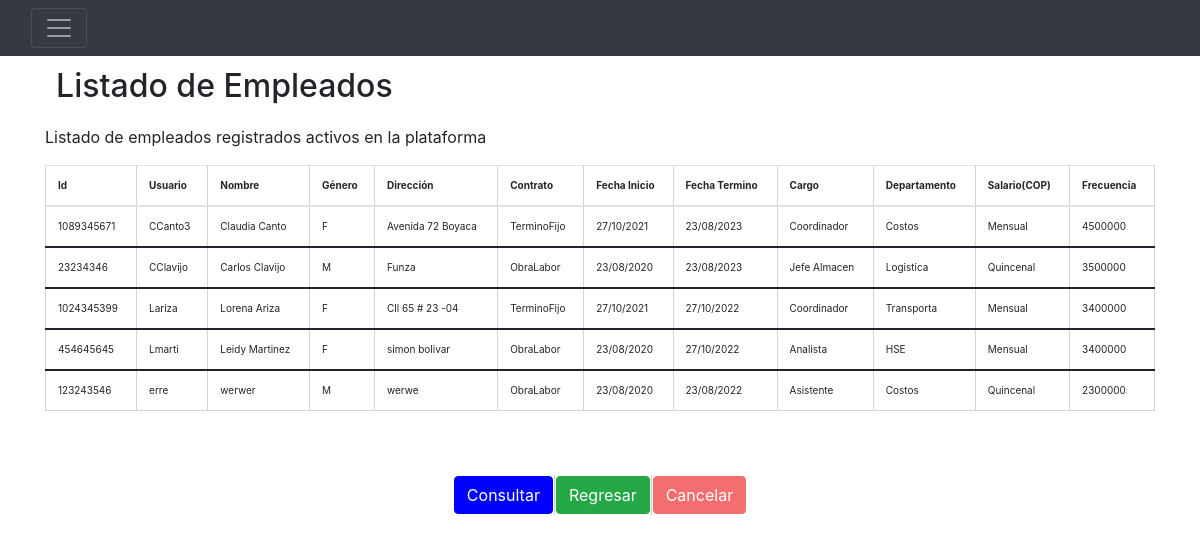
The app's page /consultaEmpleados, older data.
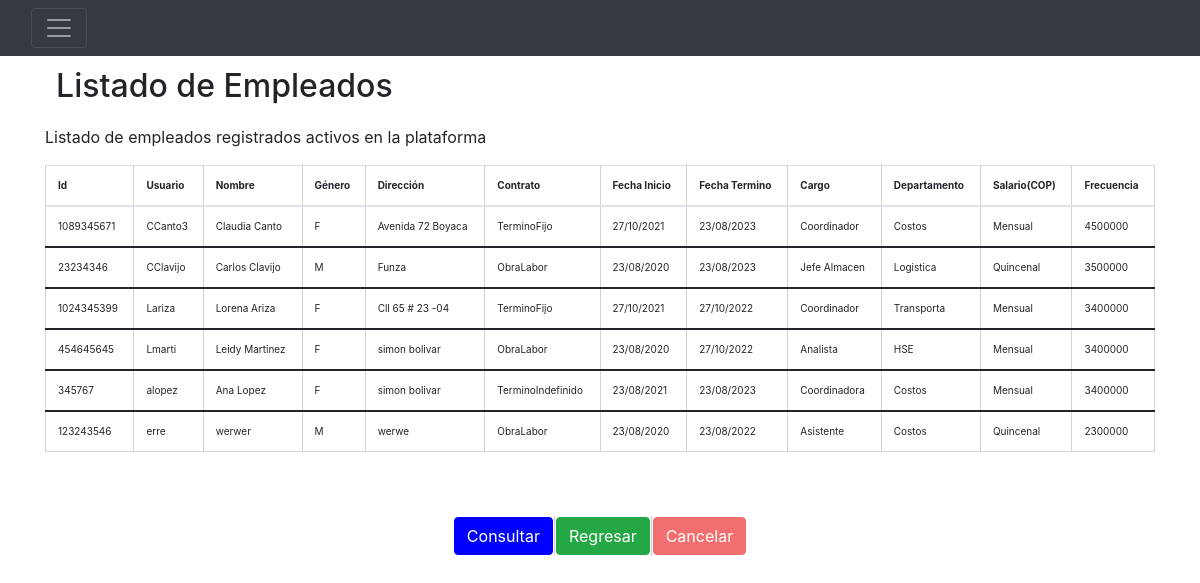
The same page, newer data.
### tables this page shows
CREATE TABLE empleados (id INTEGER UNIQUE NOT NULL PRIMARY KEY, usuario VARCHAR UNIQUE NOT NULL, nombre VARCHAR NOT NULL, genero CHAR NOT NULL, direccion VARCHAR NOT NULL, cargo VARCHAR NOT NULL, departamento VARCHAR NOT NULL, frecuencia VARCHAR NOT NULL, salario DOUBLE NOT NULL, contrato VARCHAR NOT NULL, FechaInicio DATE NOT NULL, FechaTermino DATE NOT NULL, password VARCHAR, permisos VARCHAR);

### apps/rutas_2.py (the view)
@app.route('/consultaEmpleados')
def consultaEmpleados():
    try:
        con=sqlite3.connect("database.db")
        con.row_factory = sqlite3.Row
        cur=con.cursor()
        cur.execute('SELECT * FROM empleados ORDER by usuario')
        rows = cur.fetchall()
        return render_template("listaEmpleados.html", rows=rows)
    except Error as err:
        return err

### templates/listaEmpleados.html (shortened to what this page needs)
{% extends 'base.html' %}
{% block begin %}
    <div class="container" style="width:100%">
        <h2 style="padding: 1%;">Listado de Empleados</h2>
        <p>Listado de empleados registrados activos en la plataforma</p>
        <table class="table" id='listaEmpleados'>
        <thead>
            <tr>
            <th>Id</th>
            <th>Usuario</th>
            <th>Nombre</th>
            <th>Género</th>
            <th>Dirección</th>
            <th>Contrato</th>
            <th>Fecha Inicio</th>
            <th>Fecha Termino</th>
            <th>Cargo</th>
            <th>Departamento</th>
            <th>Salario(COP)</th>
            <th>Frecuencia</th>
            </tr>
        </thead>
        {% for row in rows %}
            <tbody>
                <tr>
                <td>{{row["id"]}}</td>
                <td>{{row["usuario"]}}</td>
                <td>{{row["nombre"]}}</td>
                <td>{{row["genero"]}}</td>
                <td>{{row["direccion"]}}</td>
                <td>{{row["Contrato"]}}</td>
                <td>{{row["fechaInicio"]}}</td>
                <td>{{row["fechaTermino"]}}</td>
                <td>{{row["cargo"]}}</td>
                <td>{{row["departamento"]}}</td>
                <td>{{row["salario"]}}</td>
                <td>{{row["frecuencia"]}}</td>
                </tr>
            </tbody>
        {% endfor %}
        </table>
    </div>
    <center colspan="2"><div>
        <table style="border: hidden">
            <thead>
                <tr>
                    <th><form action="/consultaEmpleados">
                        <button type="submit" class="btn btn-primary" id="btn_regresar">Consultar</button>
                    </form></th>
                    <br>
                    <th>
                        <form action="/adminEmplo">
                            <button type="submit" class="btn btn-primary" id="btn_imprimir">Regresar</button>
                        </form>
                    </th>
                    <br>
                    <th><form action="/">
                        <button type="submit" class="btn btn-primary" id="btn_eliminar">Cancelar</button>
                    </form></th>
                  </tr>
            </thead>
        </table>
    </div></center>
{% endblock %}

### templates/base.html (shortened to what this page needs)
<!DOCTYPE html>
<html lang="en">
<head>
    <link href="{{url_for('static',filename='css/style.css')}}" rel="stylesheet">
    <link href="https://cdn.jsdelivr.net/npm/bootstrap@5.1.3/dist/css/bootstrap.min.css" rel="stylesheet">
    <link rel="stylesheet" href="https://maxcdn.bootstrapcdn.com/bootstrap/4.5.2/css/bootstrap.min.css">
</head>
<body>
    <nav class="navbar navbar-dark bg-dark">
        <div class="container-fluid">
          <div class="container-fluid-navbar" style="width: 5%;">
            <button class="navbar-toggler" type="button" data-bs-toggle="collapse" data-bs-target="#navbarToggleExternalContent" aria-controls="navbarToggleExternalContent" aria-expanded="false" aria-label="Toggle navigation">
                <span class="navbar-toggler-icon"></span>
            </button>
          </div>
          <div class="container-fluid-menBar" style="width: 95%; text-align: center !important;color:white">
          </div>
        </div>
    </nav>
    <div class="tab-content" id="pills-tabContent">
        <div class="tab-pane fade show active" id="pills-begin" role="tabpanel" aria-labelledby="pills-begin-tab">
            {% block begin %}{% endblock %}
        </div>
    </div>
</body>
</html>

### static/css/style.css (style rules this page uses)
.container-fluid-navbar { width: 5%; }
.container-fluid-menBar { width: 95%; text-align: center !important; }
#btn_eliminar, #eliminar { background-color: rgb(243, 110, 110); border-color: rgb(243, 110, 110); }
#btn_imprimir { background-color: rgb(36, 168, 69); border-color: rgb(36, 168, 69); }
#btn_regresar { background-color: rgb(0, 0, 255); border-color: rgb(0, 0, 255); }
#listaEmpleados { font-size: 10px; }

### templates/listaEmpleados.html (style rules this page uses)
table, th, td { border: 1px solid lightgray; }

Row changes from the older to the newer data that the page shows:
added empleados: id "345767", usuario "alopez", nombre "Ana Lopez", genero "F", direccion "simon bolivar", Contrato "TerminoIndefinido", fechaInicio "23/08/2021", fechaTermino "23/08/2023", cargo "Coordinadora", departamento "Costos", salario "Mensual", frecuencia "3400000"
